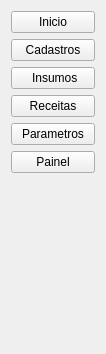
            <widget class="QWidget" name="principal_pgtool">
             <property name="geometry">
              <rect>
               <x>0</x>
               <y>0</y>
               <width>106</width>
               <height>354</height>
              </rect>
             </property>
             <attribute name="label">
              <string>Menu Principal</string>
             </attribute>
             <layout class="QVBoxLayout" name="verticalLayout_4">
              <item>
               <widget class="QPushButton" name="inicio_btn">
                <property name="cursor">
                 <cursorShape>PointingHandCursor</cursorShape>
                </property>
                <property name="text">
                 <string>Inicio</string>
                </property>
                <property name="icon">
                 <iconset resource="icons.qrc">
                  <normaloff>:/icons/icons/novos_icones/casa.png</normaloff>:/icons/icons/novos_icones/casa.png</iconset>
                </property>
               </widget>
              </item>
              <item>
               <widget class="QPushButton" name="cadastros_btn">
                <property name="cursor">
                 <cursorShape>PointingHandCursor</cursorShape>
                </property>
                <property name="text">
                 <string>Cadastros</string>
                </property>
               </widget>
              </item>
              <item>
               <widget class="QPushButton" name="insumos_btn">
                <property name="cursor">
                 <cursorShape>PointingHandCursor</cursorShape>
                </property>
                <property name="text">
                 <string> Insumos</string>
                </property>
                <property name="icon">
                 <iconset resource="icons.qrc">
                  <normaloff>:/icons/icons/novos_icones/salgadinhos.png</normaloff>:/icons/icons/novos_icones/salgadinhos.png</iconset>
                </property>
               </widget>
              </item>
              <item>
               <widget class="QPushButton" name="receitas_btn">
                <property name="cursor">
                 <cursorShape>PointingHandCursor</cursorShape>
                </property>
                <property name="text">
                 <string>Receitas</string>
                </property>
                <property name="icon">
                 <iconset resource="icons.qrc">
                  <normaloff>:/icons/icons/novos_icones/cerveja.png</normaloff>:/icons/icons/novos_icones/cerveja.png</iconset>
                </property>
               </widget>
              </item>
              <item>
               <widget class="QPushButton" name="parametros_btn">
                <property name="cursor">
                 <cursorShape>PointingHandCursor</cursorShape>
                </property>
                <property name="text">
                 <string>Parametros</string>
                </property>
                <property name="icon">
                 <iconset resource="icons.qrc">
                  <normaloff>:/icons/icons/novos_icones/controles.png</normaloff>:/icons/icons/novos_icones/controles.png</iconset>
                </property>
               </widget>
              </item>
              <item>
               <widget class="QPushButton" name="painel_btn">
                <property name="cursor">
                 <cursorShape>PointingHandCursor</cursorShape>
                </property>
                <property name="text">
                 <string>Painel</string>
                </property>
                <property name="icon">
                 <iconset resource="icons.qrc">
                  <normaloff>:/icons/icons/novos_icones/cerveja (1).png</normaloff>:/icons/icons/novos_icones/cerveja (1).png</iconset>
                </property>
               </widget>
              </item>
              <item>
               <spacer name="verticalSpacer">
                <property name="orientation">
                 <enum>Qt::Vertical</enum>
                </property>
                <property name="sizeHint" stdset="0">
                 <size>
                  <width>20</width>
                  <height>40</height>
                 </size>
                </property>
               </spacer>
              </item>
             </layout>
            </widget>
